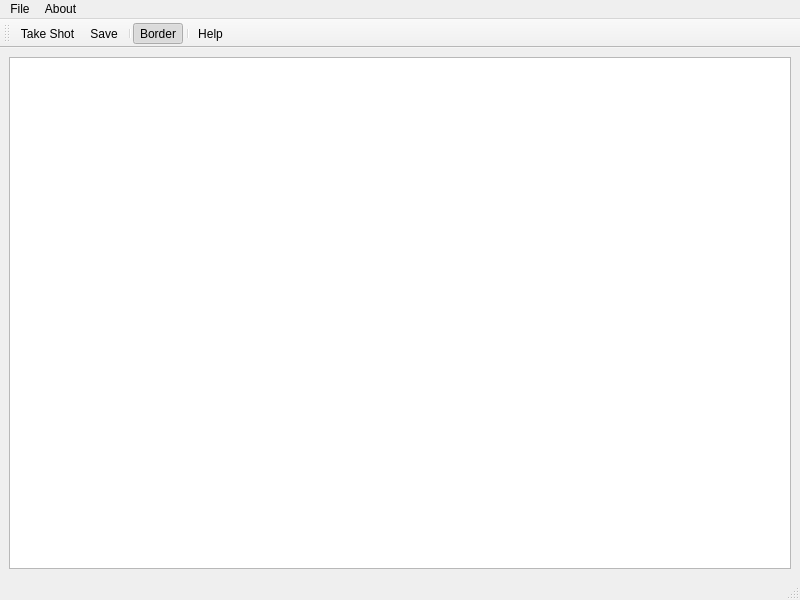
<?xml version="1.0" encoding="UTF-8"?>
<ui version="4.0">
 <class>MainWindow</class>
 <widget class="QMainWindow" name="MainWindow">
  <property name="geometry">
   <rect>
    <x>0</x>
    <y>0</y>
    <width>800</width>
    <height>600</height>
   </rect>
  </property>
  <property name="windowTitle">
   <string>Interceptor++</string>
  </property>
  <property name="windowIcon">
   <iconset resource="resources.qrc">
    <normaloff>:/img/IconMain</normaloff>:/img/IconMain</iconset>
  </property>
  <widget class="QWidget" name="centralwidget">
   <layout class="QGridLayout" name="gridLayout">
    <item row="0" column="0">
     <layout class="QVBoxLayout" name="verticalLayout" stretch="0">
      <item>
       <widget class="QGraphicsView" name="graphicsView"/>
      </item>
     </layout>
    </item>
   </layout>
  </widget>
  <widget class="QMenuBar" name="menubar">
   <property name="geometry">
    <rect>
     <x>0</x>
     <y>0</y>
     <width>800</width>
     <height>20</height>
    </rect>
   </property>
   <widget class="QMenu" name="menuFile">
    <property name="title">
     <string>File</string>
    </property>
    <addaction name="actionSave_As"/>
    <addaction name="separator"/>
    <addaction name="actionExit"/>
   </widget>
   <widget class="QMenu" name="menuAbout">
    <property name="title">
     <string>About</string>
    </property>
    <addaction name="actionHelp"/>
    <addaction name="separator"/>
    <addaction name="actionAbout"/>
   </widget>
   <addaction name="menuFile"/>
   <addaction name="menuAbout"/>
  </widget>
  <widget class="QStatusBar" name="statusbar"/>
  <widget class="QToolBar" name="toolBar">
   <property name="windowTitle">
    <string>toolBar</string>
   </property>
   <attribute name="toolBarArea">
    <enum>TopToolBarArea</enum>
   </attribute>
   <attribute name="toolBarBreak">
    <bool>false</bool>
   </attribute>
   <addaction name="actionTake_Shot"/>
   <addaction name="actionSave"/>
   <addaction name="separator"/>
   <addaction name="actionBorder"/>
   <addaction name="separator"/>
   <addaction name="actionHelp"/>
  </widget>
  <action name="actionSave_As">
   <property name="text">
    <string>Save As...</string>
   </property>
   <property name="toolTip">
    <string>Save Image As</string>
   </property>
  </action>
  <action name="actionExit">
   <property name="text">
    <string>Exit</string>
   </property>
   <property name="toolTip">
    <string>Exit Application</string>
   </property>
   <property name="shortcut">
    <string>Ctrl+X</string>
   </property>
  </action>
  <action name="actionHelp">
   <property name="icon">
    <iconset resource="resources.qrc">
     <normaloff>:/img/IconHelp</normaloff>:/img/IconHelp</iconset>
   </property>
   <property name="text">
    <string>Help</string>
   </property>
   <property name="statusTip">
    <string>F1</string>
   </property>
   <property name="shortcut">
    <string>F1</string>
   </property>
  </action>
  <action name="actionTake_Shot">
   <property name="icon">
    <iconset resource="resources.qrc">
     <normaloff>:/img/IconPlus</normaloff>:/img/IconPlus</iconset>
   </property>
   <property name="text">
    <string>Take Shot</string>
   </property>
   <property name="toolTip">
    <string>Create new screenshot</string>
   </property>
   <property name="statusTip">
    <string>Press CTRL + S</string>
   </property>
   <property name="shortcut">
    <string>Ctrl+T</string>
   </property>
  </action>
  <action name="actionSave">
   <property name="icon">
    <iconset resource="resources.qrc">
     <normaloff>:/img/IconSave</normaloff>:/img/IconSave</iconset>
   </property>
   <property name="text">
    <string>Save</string>
   </property>
   <property name="toolTip">
    <string>Save image as PNG</string>
   </property>
   <property name="shortcut">
    <string>Ctrl+S</string>
   </property>
  </action>
  <action name="actionAbout">
   <property name="text">
    <string>About...</string>
   </property>
   <property name="toolTip">
    <string>About Qt</string>
   </property>
  </action>
  <action name="actionBorder">
   <property name="checkable">
    <bool>true</bool>
   </property>
   <property name="checked">
    <bool>true</bool>
   </property>
   <property name="icon">
    <iconset resource="resources.qrc">
     <normaloff>:/img/IconBorder</normaloff>:/img/IconBorder</iconset>
   </property>
   <property name="text">
    <string>Border</string>
   </property>
   <property name="toolTip">
    <string>Check to add a grey border</string>
   </property>
   <property name="statusTip">
    <string>Add Grey Border (checked by default)</string>
   </property>
  </action>
 </widget>
 <resources>
  <include location="resources.qrc"/>
 </resources>
 <connections/>
</ui>
